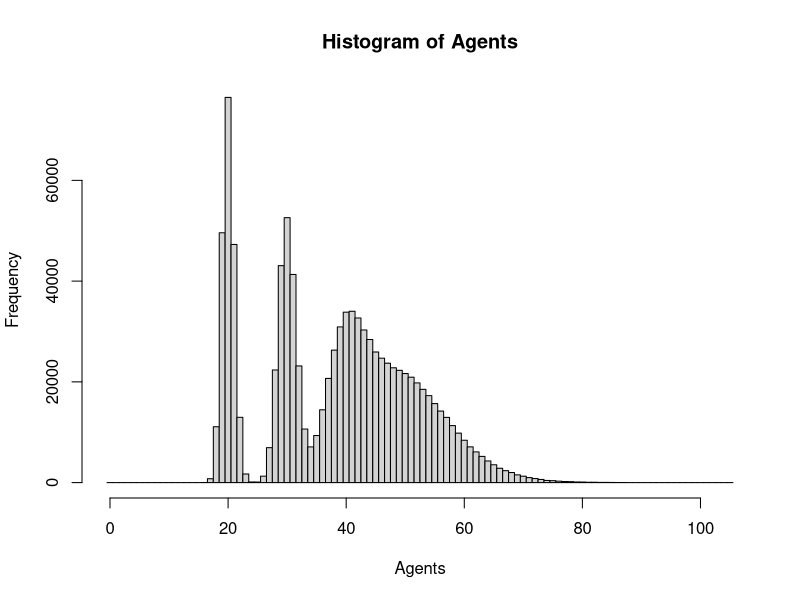
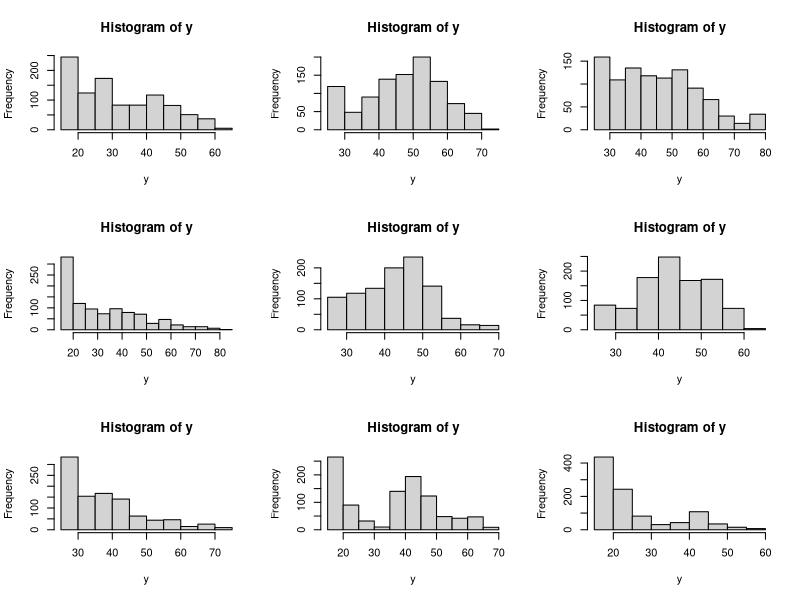
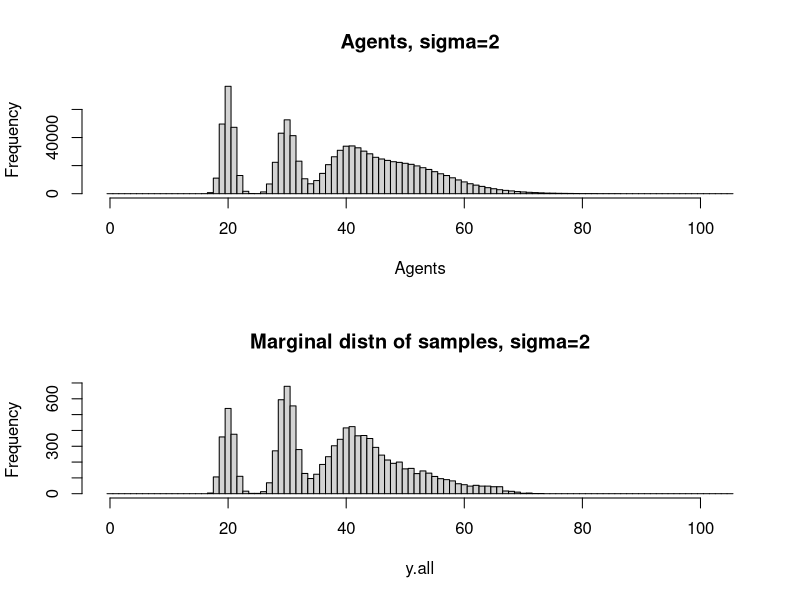
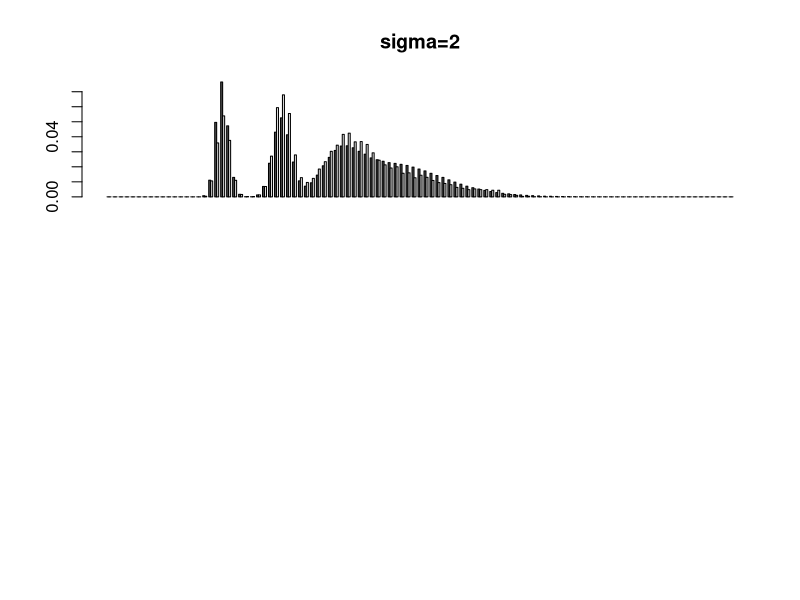
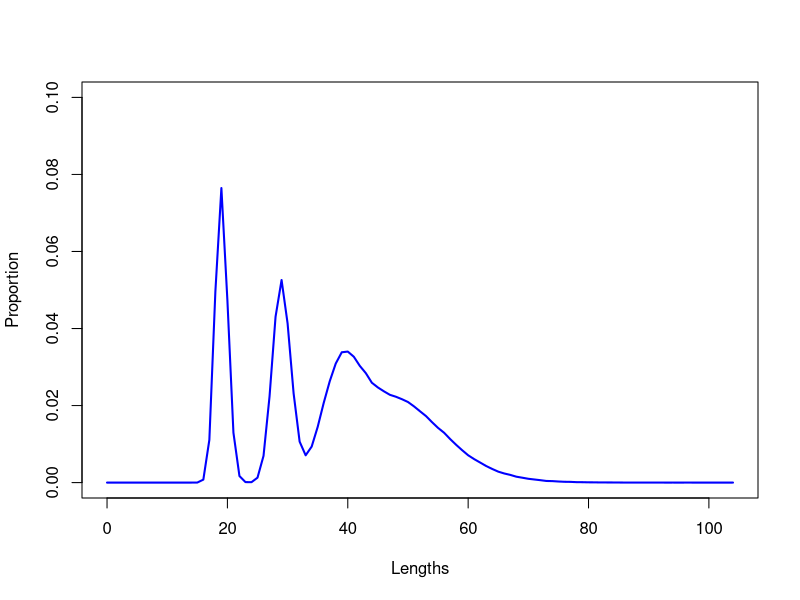

These figures' R source, in order: (Note: a time limit stopped this script after it produced the figures.)
#Generate a million agents
n.Agents=1e6
#Length distn of agents
Agents=round(c(rlnorm(0.6*n.Agents,log(25),0.1),rlnorm(0.4*n.Agents,log(40),0.15))) 
Agents=round(c(rlnorm(0.2*n.Agents,log(20),0.05),rlnorm(0.2*n.Agents,log(30),0.05),rlnorm(0.2*n.Agents,log(40),0.08),rlnorm(0.4*n.Agents,log(50),0.15))) 

Freq=tabulate(Agents)/n.Agents

size.max=max(Agents)
lengths = 0:(size.max+1)-0.5
hist(Agents,breaks=lengths)


#M-H using N(y[i-1],sigma) proposal. Trial runs:
par(mfrow=c(3,3))
n=1000 #sample size
y=rep(NA,n)
sigma=2 #The higher sigma, less the autocorrelation in samples

for(sims in 1:9) {
y[1]=sample(Agents,1)
for(i in 2:n) {
  y.proposed=round(rnorm(1,y[i-1],sigma))
  if(y.proposed<1 | y.proposed>size.max) 
    y.proposed=y[i-1]
  ratio=Freq[y.proposed]/Freq[y[i-1]]
  y[i]= ifelse(runif(1) < ratio, y.proposed, y[i-1])
}
hist(y)
}


#M-H using N(y[k],sigma) proposal. Check marginal over n.sims runs.
n=200 #fish per sample (A haul)
sigma=2; Sig=paste0("sigma=",sigma)
y=rep(NA,n)
n.sims=50 # number of samples Number of hauls
n.tot=n.sims*n
y.all=as.numeric()

for(sims in 1:n.sims) {
  if(sims%%1000==0) 
    cat(sims,"...")
  y[1]=sample(Agents,1)
  for(i in 2:n) {
    y.proposed=round(rnorm(1,y[i-1],sigma))
    if(y.proposed<1 | y.proposed>size.max) 
      y.proposed=y[i-1]
    ratio=Freq[y.proposed]/Freq[y[i-1]]
    y[i]=ifelse(runif(1)<ratio,y.proposed,y[i-1])
  }
  y.all=c(y.all,y)
}

par(mfrow=c(2,1))
hist(Agents,breaks=0:(size.max+1)-0.5,main=paste("Agents,",Sig))
hist(y.all,breaks=0:(size.max+1)-0.5,main=paste("Marginal distn of samples,",Sig))

Freq.y=tabulate(y.all,nbins=length(Freq))/n.tot
barplot(rbind(Freq,Freq.y),beside=T,main=Sig)


## redo the above 1000 times
n_rep = 1000
Freq_est = matrix(NA, nrow = n_rep, ncol = length(0.5:(size.max)-0.5))
par(mfrow = c(1,1))
plot(0.5:(size.max)-0.5, Freq, type = "l",lwd = 2, col = "blue", cex = 1.2, xlab = "Lengths", ylab = "Proportion", ylim = c(0,0.1))
for(j in 1:n_rep) {
  if(j%%100==0) 
    cat(j,"...")
  y.all=as.numeric()
  for(sims in 1:n.sims) {
    if(sims%%1000==0) 
      cat(sims,"...")
    y[1]=sample(Agents,1)
    for(i in 2:n) {
      y.proposed=round(rnorm(1,y[i-1],sigma))
      if(y.proposed<1 | y.proposed>size.max) 
        y.proposed=y[i-1]
      ratio=Freq[y.proposed]/Freq[y[i-1]]
      y[i]=ifelse(runif(1)<ratio,y.proposed,y[i-1])
    }
    y.all=c(y.all,y)
  }
  Freq.y=tabulate(y.all,nbins=length(Freq))/n.tot
  #lines(0.5:(size.max)-0.5, Freq.y, col = adjustcolor(col = "red", alpha.f = 0.3), lwd =3)
  Freq_est[j, ] = Freq.y;
}
lines(0.5:(size.max)-0.5, Freq, type = "l",lwd = 3, col = "black")

## calculate MSE
diff_ = sweep(Freq_est, MARGIN = 2, STATS = Freq, FUN = "-")
dim(diff_)
round(cbind(diff_[1,],Freq_est[1,] - Freq),3)

## plot bias
boxplot(diff_, xlab = "length bin", ylab = expression(hat(theta) - theta), ylim = c(-0.1,0.1), main = paste0("sigma = ", sigma))

## smaller sigma =  1
sigma = 1
n_rep = 1000
Freq_est_sig_1 = matrix(NA, nrow = n_rep, ncol = length(0.5:(size.max)-0.5))
par(mfrow = c(1,1))
plot(0.5:(size.max)-0.5, Freq, type = "l",lwd = 2, col = "blue", cex = 1.2, xlab = "Lengths", ylab = "Proportion", ylim = c(0,0.1))
for(j in 1:n_rep) {
  if(j%%100==0) 
    cat(j,"...")
  y.all=as.numeric()
  for(sims in 1:n.sims) {
    if(sims%%1000==0) 
      cat(sims,"...")
    y[1]=sample(Agents,1)
    for(i in 2:n) {
      y.proposed=round(rnorm(1,y[i-1],sigma))
      if(y.proposed < 1 | y.proposed > size.max) 
        y.proposed=y[i-1]
      ratio=Freq[y.proposed]/Freq[y[i-1]]
      y[i]=ifelse(runif(1)<ratio,y.proposed,y[i-1])
    }
    y.all=c(y.all,y)
  }
  Freq.y=tabulate(y.all,nbins=length(Freq))/n.tot
  #lines(0.5:(size.max)-0.5, Freq.y, col = adjustcolor(col = "red", alpha.f = 0.3), lwd =3)
  Freq_est_sig_1[j, ] = Freq.y;
}
lines(0.5:(size.max)-0.5, Freq, type = "l",lwd = 3, col = "black")

## calculate MSE
diff_ = sweep(Freq_est_sig_1, MARGIN = 2, STATS = Freq, FUN = "-")
dim(diff_)
round(cbind(diff_[1,],Freq_est[1,] - Freq),3)

boxplot(diff_, xlab = "length bin", ylab = expression(hat(theta) - theta), ylim = c(-0.1,0.1), main = paste0("sigma = ", sigma))

######################
## Do the same for AF
######################
logis_ogive = function (X, a50, a95) {
  1/(1 + 19^((a50 - X)/a95))
}

## Params
ages = 1:20
R0 = 1000
M = 0.2
a50 = 3.4
ato95 = 2.4
S_age = logis_ogive(ages, a50, ato95)

A = length(ages)
N_age = vector()
N_age[1] = R0
set.seed(21)
for(age_ndx in 2:A)
  N_age[age_ndx] = N_age[age_ndx - 1] * exp(-M) * exp(rnorm(1,0,0.5))


target_freq = N_age * S_age / sum(N_age * S_age)
barplot(height = target_freq, names = ages, main = "Target Distribution", xlab = "Ages", ylab = "Frequency")

size.max = A
## smaller sigma =  1
sigma = 0.4
n_rep = 1000
Freq_est_sig_1 = matrix(NA, nrow = n_rep, ncol = A)
par(mfrow = c(1,1))
plot(1:A, target_freq, type = "l",lwd = 2, col = "blue", cex = 1.2, xlab = "Lengths", ylab = "Proportion", ylim = c(0,0.4))
out_bounds = vector()
hist_ratio = as.numeric()
for(j in 1:n_rep) {

  y.all=as.numeric()
  out_bounds = as.numeric()
  hist_ratio = as.numeric()
  for(sims in 1:n.sims) {

    y[1]=sample(1:A, 1)
    for(i in 2:n) {
      y.proposed = round(rnorm(1, y[i-1], sigma))
      if(y.proposed < 1 | y.proposed > size.max) {
        y.proposed=y[i-1]
        out_bounds = c(out_bounds, 1)
      } else {
        out_bounds = c(out_bounds, 0)
      }
      ratio = target_freq[y.proposed] / target_freq[y[i-1]]
      hist_ratio = c(hist_ratio, ratio)
      y[i] = ifelse(runif(1) < ratio, y.proposed, y[i-1])
    }
    y.all=c(y.all,y)

  }
  if(j %% 100==0) {
    cat("\n",j,"...")
    cat(table(out_bounds))
    hist(hist_ratio)
  }
  Freq.y=tabulate(y.all,nbins=A) / (n.sims * n)
  #lines(0.5:(size.max)-0.5, Freq.y, col = adjustcolor(col = "red", alpha.f = 0.3), lwd =3)
  Freq_est_sig_1[j, ] = Freq.y;
}
table(out_bounds)
## calculate MSE
diff_ = sweep(Freq_est_sig_1, MARGIN = 2, STATS = target_freq, FUN = "-")
dim(diff_)
round(cbind(diff_[1,],Freq_est_sig_1[1,] - target_freq),3)
par(mfrow = c(1,2))
boxplot(diff_, xlab = "Age", ylab = expression(hat(theta) - theta), ylim = c(-0.1,0.1), main = paste0("sigma = ", sigma))
abline(h = 0, lty = 2, col = "red", lwd = 3)
plot(1:A, target_freq, type = "l",lwd = 2, col = "blue", cex = 1.2, xlab = "Lengths", ylab = "Proportion", ylim = c(0,0.4))

## find the breakdown in M-H algorithm what happens with a "smoother" AF controlled by deviations added to exponential decline 
set.seed(21)
for(age_ndx in 2:A)
  N_age[age_ndx] = N_age[age_ndx - 1] * exp(-M) * exp(rnorm(1,0,0.2))
target_freq = N_age * S_age / sum(N_age * S_age)
barplot(height = target_freq, names = ages, main = "Target Distribution", xlab = "Ages", ylab = "Frequency")
## smaller sigma =  1
sigma = 0.4
n_rep = 1000
Freq_est_sig_1 = matrix(NA, nrow = n_rep, ncol = A)
par(mfrow = c(1,1))
plot(1:A, target_freq, type = "l",lwd = 2, col = "blue", cex = 1.2, xlab = "Lengths", ylab = "Proportion", ylim = c(0,0.4))
out_bounds = vector()
for(j in 1:n_rep) {

  y.all=as.numeric()
  out_bounds = as.numeric()
  for(sims in 1:n.sims) {
    
    y[1]=sample(1:A, 1)
    for(i in 2:n) {
      y.proposed = round(rnorm(1, y[i-1], sigma))
      if(y.proposed < 1 | y.proposed > size.max) {
        y.proposed=y[i-1]
        out_bounds = c(out_bounds, 1)
      } else {
        out_bounds = c(out_bounds, 0)
      }
      ratio = target_freq[y.proposed] / target_freq[y[i-1]]
      y[i] = ifelse(runif(1) < ratio, y.proposed, y[i-1])
    }
    y.all=c(y.all,y)
  }
  if(j %% 100==0) {
    cat("\n",j,"...")
    cat(table(out_bounds))
    hist(hist_ratio)
  }
  Freq.y=tabulate(y.all,nbins=A) / (n.sims * n)
  #lines(0.5:(size.max)-0.5, Freq.y, col = adjustcolor(col = "red", alpha.f = 0.3), lwd =3)
  Freq_est_sig_1[j, ] = Freq.y;
}
table(out_bounds)
## calculate MSE
diff_ = sweep(Freq_est_sig_1, MARGIN = 2, STATS = target_freq, FUN = "-")
dim(diff_)
round(cbind(diff_[1,],Freq_est_sig_1[1,] - target_freq),3)
par(mfrow = c(1,1))
boxplot(diff_, xlab = "Age", ylab = expression(hat(theta) - theta), ylim = c(-0.1,0.1), main = paste0("sigma = ", sigma, " n = ", n," n.sim = ", n.sims))

## larger n = 1000
n = 1000
size.max = A
## smaller sigma =  1
n_rep = 1000
Freq_est_sig_1 = matrix(NA, nrow = n_rep, ncol = A)
par(mfrow = c(1,1))
plot(1:A, target_freq, type = "l",lwd = 2, col = "blue", cex = 1.2, xlab = "Lengths", ylab = "Proportion", ylim = c(0,0.4))
out_bounds = vector()
for(j in 1:n_rep) {
  
  y.all=as.numeric()
  out_bounds = as.numeric()
  for(sims in 1:n.sims) {
    
    y[1]=sample(1:A, 1)
    for(i in 2:n) {
      y.proposed = round(rnorm(1, y[i-1], sigma))
      ##print(paste0("y_i + 1 = ", y.proposed, " y_i = ", y[i-1], " sigma = ", sigma))
      if(y.proposed < 1 | y.proposed > size.max) {
        y.proposed=y[i-1]
        out_bounds = c(out_bounds, 1)
      } else {
        out_bounds = c(out_bounds, 0)
      }
      ratio = target_freq[y.proposed] / target_freq[y[i-1]]
      y[i] = ifelse(runif(1) < ratio, y.proposed, y[i-1])
    }
    y.all=c(y.all,y)
  }
  if(j %% 100==0) {
    cat("\n",j,"...")
    cat(table(out_bounds))
    hist(hist_ratio)
  }
  Freq.y=tabulate(y.all,nbins=A) / (n.sims * n)
  #lines(0.5:(size.max)-0.5, Freq.y, col = adjustcolor(col = "red", alpha.f = 0.3), lwd =3)
  Freq_est_sig_1[j, ] = Freq.y;
}
table(out_bounds)
## calculate MSE
diff_ = sweep(Freq_est_sig_1, MARGIN = 2, STATS = target_freq, FUN = "-")
dim(diff_)
round(cbind(diff_[1,],Freq_est_sig_1[1,] - target_freq),3)
par(mfrow = c(1,1))
boxplot(diff_, xlab = "Age", ylab = expression(hat(theta) - theta), ylim = c(-0.1,0.1), main = paste0("sigma = ", sigma, " n = ", n," n.sim = ", n.sims))


## is the small support??
## lengh bin 100, ages = 20 lets redo with 100 ages
## Params
ages = 1:100
R0 = 1000
M = 0.075
a50 = 3.4
ato95 = 2.4
S_age = logis_ogive(ages, a50, ato95)

A = length(ages)
N_age = vector()
N_age[1] = R0
set.seed(21)
for(age_ndx in 2:A)
  N_age[age_ndx] = N_age[age_ndx - 1] * exp(-M)# * exp(rnorm(1,0,0.5))
target_freq = N_age * S_age / sum(N_age * S_age)
barplot(height = target_freq, names = ages, main = "Target Distribution", xlab = "Ages", ylab = "Frequency")
## smaller sigma =  1

n = 200
size.max = A
sigma = 1
## smaller sigma =  1
n_rep = 1000
Freq_est_sig_1 = matrix(NA, nrow = n_rep, ncol = A)
par(mfrow = c(1,1))
plot(1:A, target_freq, type = "l",lwd = 2, col = "blue", cex = 1.2, xlab = "Lengths", ylab = "Proportion", ylim = c(0,0.4))
for(j in 1:n_rep) {
  y.all=as.numeric()
  for(sims in 1:n.sims) {
    
    y[1]=sample(1:A, 1)
    for(i in 2:n) {
      y.proposed = round(rnorm(1, y[i-1], sigma))
      ##print(paste0("y_i + 1 = ", y.proposed, " y_i = ", y[i-1], " sigma = ", sigma))
      if(y.proposed < 1 | y.proposed > size.max) 
        y.proposed=y[i-1]
      
      ratio = target_freq[y.proposed] / target_freq[y[i-1]]
      y[i] = ifelse(runif(1) < ratio, y.proposed, y[i-1])
    }
    y.all=c(y.all,y)
  }
  if(j %% 100==0) {
    cat("\n",j,"...")
  }
  Freq.y=tabulate(y.all,nbins=A) / (n.sims * n)
  #lines(0.5:(size.max)-0.5, Freq.y, col = adjustcolor(col = "red", alpha.f = 0.3), lwd =3)
  Freq_est_sig_1[j, ] = Freq.y;
}
table(out_bounds)
## calculate MSE
diff_ = sweep(Freq_est_sig_1, MARGIN = 2, STATS = target_freq, FUN = "-")
dim(diff_)
round(cbind(diff_[1,],Freq_est_sig_1[1,] - target_freq),3)
par(mfrow = c(1,2))
boxplot(diff_, xlab = "Age", ylab = expression(hat(theta) - theta), ylim = c(-0.1,0.1), main = paste0("sigma = ", sigma))
abline(h = 0, lty = 2, col = "red", lwd = 3)
plot(1:A, target_freq, type = "l",lwd = 2, col = "blue", cex = 1.2, xlab = "Ages", ylab = "Proportion", ylim = c(0,0.25))
for(i in 2:n_rep)
  lines(1:A, Freq_est_sig_1[i,], col = adjustcolor(col = "black", alpha.f = 0.2), lwd =2)
lines(1:A, target_freq, lwd = 2, col = "red")
